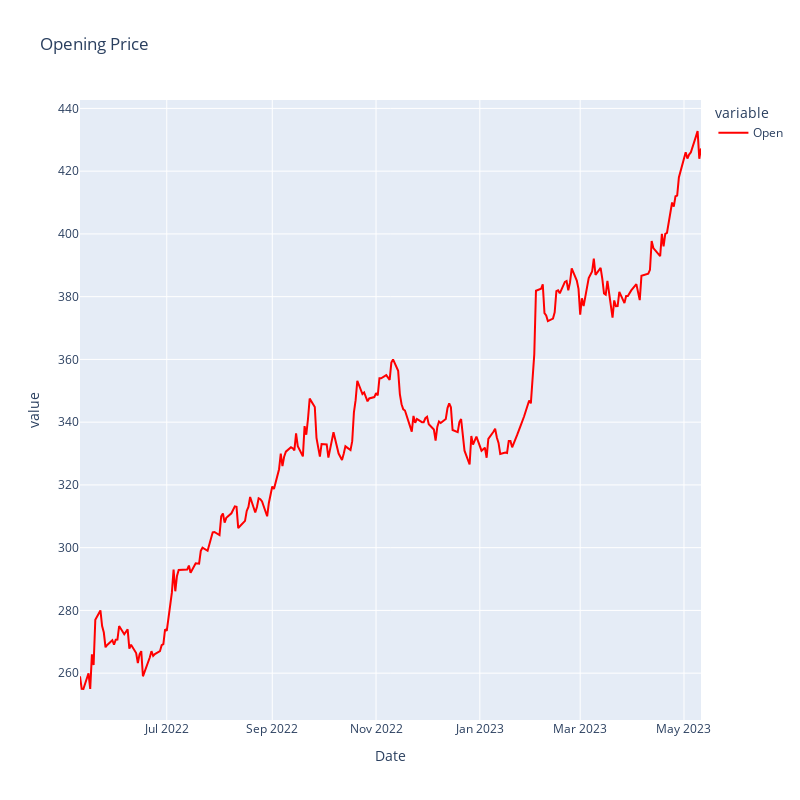

Notebook code for this chart:
### Code cell
print('Opening Price of',x)
open_chart = px.line(df['Open'], 
                           title='Opening Price', 
                           color_discrete_map={'Open':'red'}, 
                           width=800, height=800)
open_chart.show()

### Figure 1 — Plotly figure (JSON) as saved in the notebook; plotly's stock layout.template omitted (floating-point values rounded to 4 significant figures; data arrays with more than 128 entries replaced by an {"elided": "..."} marker saying what was removed)
{"data": [{"hovertemplate": "variable=Open<br>Date=%{x}<br>value=%{y}<extra></extra>", "legendgroup": "Open", "line": {"color": "red", "dash": "solid"}, "marker": {"symbol": "circle"}, "mode": "lines", "name": "Open", "orientation": "v", "showlegend": true, "type": "scatter", "x": {"elided": "249 str values"}, "xaxis": "x", "y": {"elided": "249 float values"}, "yaxis": "y"}], "layout": {"height": 800, "legend": {"title": {"text": "variable"}, "tracegroupgap": 0}, "title": {"text": "Opening Price"}, "width": 800, "xaxis": {"anchor": "y", "domain": [0, 1], "title": {"text": "Date"}}, "yaxis": {"anchor": "x", "domain": [0, 1], "title": {"text": "value"}}}}
